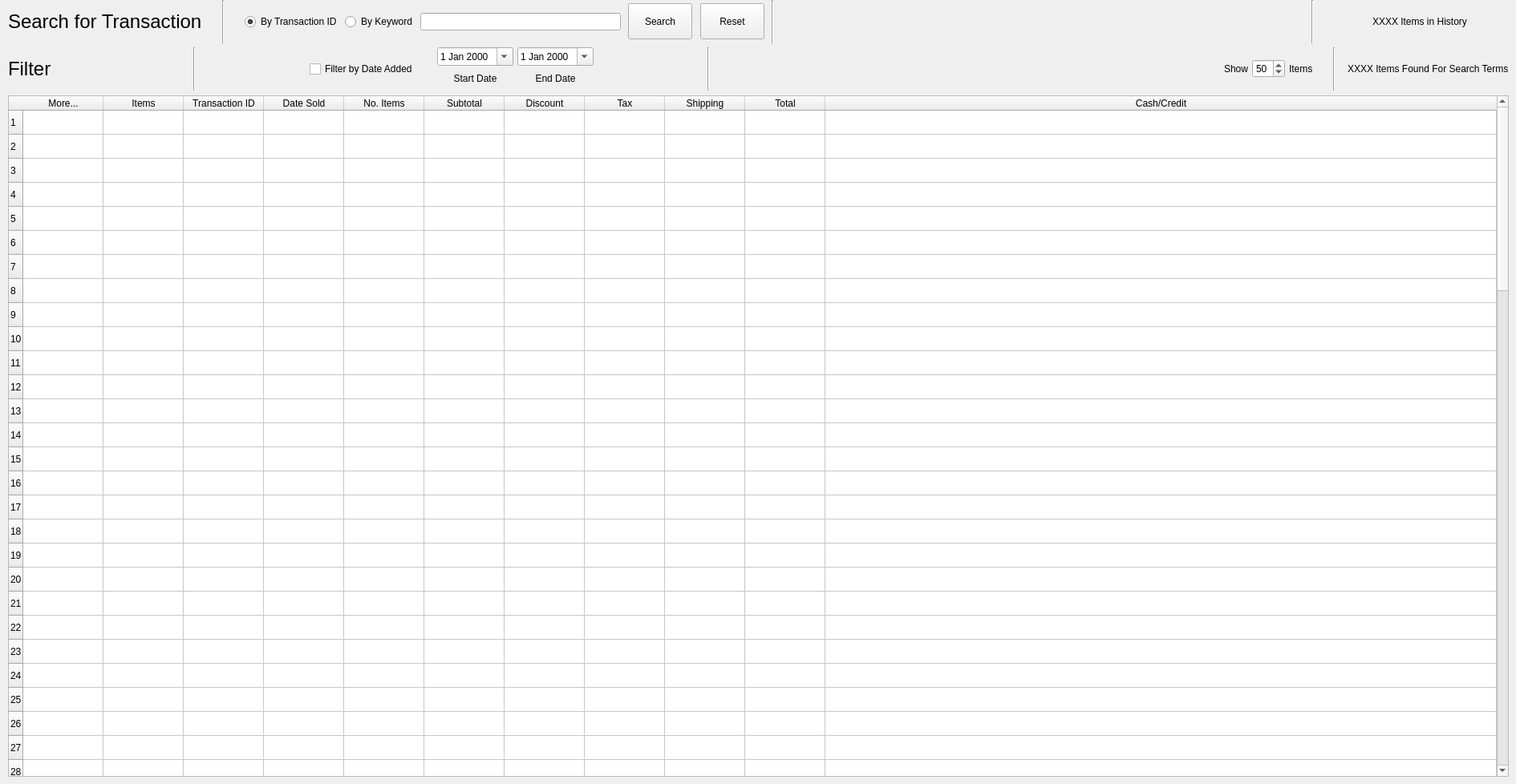
   <widget class="QWidget" name="transaction_history_tab">
    <attribute name="title">
     <string>Transaction History</string>
    </attribute>
    <widget class="QWidget" name="layoutWidget_2">
     <property name="geometry">
      <rect>
       <x>10</x>
       <y>0</y>
       <width>1871</width>
       <height>969</height>
      </rect>
     </property>
     <layout class="QVBoxLayout" name="verticalLayout_14">
      <item>
       <layout class="QVBoxLayout" name="verticalLayout_15">
        <property name="spacing">
         <number>5</number>
        </property>
        <item>
         <layout class="QHBoxLayout" name="horizontalLayout_18">
          <item>
           <widget class="QLabel" name="tab_five_search_item_label">
            <property name="sizePolicy">
             <sizepolicy hsizetype="Preferred" vsizetype="Minimum">
              <horstretch>0</horstretch>
              <verstretch>0</verstretch>
             </sizepolicy>
            </property>
            <property name="font">
             <font>
              <family>Lucida Grande</family>
              <pointsize>18</pointsize>
             </font>
            </property>
            <property name="text">
             <string>Search for Transaction</string>
            </property>
            <property name="scaledContents">
             <bool>false</bool>
            </property>
           </widget>
          </item>
          <item>
           <spacer name="horizontalSpacer_54">
            <property name="orientation">
             <enum>Qt::Horizontal</enum>
            </property>
            <property name="sizeType">
             <enum>QSizePolicy::Minimum</enum>
            </property>
            <property name="sizeHint" stdset="0">
             <size>
              <width>20</width>
              <height>20</height>
             </size>
            </property>
           </spacer>
          </item>
          <item>
           <widget class="Line" name="add_item_vert_line_15">
            <property name="sizePolicy">
             <sizepolicy hsizetype="Fixed" vsizetype="Preferred">
              <horstretch>0</horstretch>
              <verstretch>0</verstretch>
             </sizepolicy>
            </property>
            <property name="minimumSize">
             <size>
              <width>0</width>
              <height>15</height>
             </size>
            </property>
            <property name="orientation">
             <enum>Qt::Vertical</enum>
            </property>
           </widget>
          </item>
          <item>
           <spacer name="horizontalSpacer_69">
            <property name="orientation">
             <enum>Qt::Horizontal</enum>
            </property>
            <property name="sizeType">
             <enum>QSizePolicy::Minimum</enum>
            </property>
            <property name="sizeHint" stdset="0">
             <size>
              <width>20</width>
              <height>20</height>
             </size>
            </property>
           </spacer>
          </item>
          <item>
           <widget class="QRadioButton" name="tab_six_by_transaction_id">
            <property name="text">
             <string>By Transaction ID</string>
            </property>
            <property name="checked">
             <bool>true</bool>
            </property>
           </widget>
          </item>
          <item>
           <widget class="QRadioButton" name="tab_six_by_keyword_radio_button">
            <property name="text">
             <string>By Keyword</string>
            </property>
            <property name="checked">
             <bool>false</bool>
            </property>
           </widget>
          </item>
          <item>
           <spacer name="horizontalSpacer_61">
            <property name="orientation">
             <enum>Qt::Horizontal</enum>
            </property>
            <property name="sizeHint" stdset="0">
             <size>
              <width>28</width>
              <height>20</height>
             </size>
            </property>
           </spacer>
          </item>
          <item>
           <widget class="QLineEdit" name="tab_six_search_qline">
            <property name="sizePolicy">
             <sizepolicy hsizetype="Minimum" vsizetype="Fixed">
              <horstretch>0</horstretch>
              <verstretch>0</verstretch>
             </sizepolicy>
            </property>
            <property name="minimumSize">
             <size>
              <width>250</width>
              <height>0</height>
             </size>
            </property>
            <property name="text">
             <string/>
            </property>
           </widget>
          </item>
          <item>
           <spacer name="horizontalSpacer_62">
            <property name="orientation">
             <enum>Qt::Horizontal</enum>
            </property>
            <property name="sizeHint" stdset="0">
             <size>
              <width>40</width>
              <height>20</height>
             </size>
            </property>
           </spacer>
          </item>
          <item>
           <widget class="QPushButton" name="tab_six_search_button">
            <property name="minimumSize">
             <size>
              <width>0</width>
              <height>45</height>
             </size>
            </property>
            <property name="text">
             <string>Search</string>
            </property>
           </widget>
          </item>
          <item>
           <spacer name="horizontalSpacer_63">
            <property name="orientation">
             <enum>Qt::Horizontal</enum>
            </property>
            <property name="sizeHint" stdset="0">
             <size>
              <width>40</width>
              <height>20</height>
             </size>
            </property>
           </spacer>
          </item>
          <item>
           <widget class="QPushButton" name="tab_six_reset_button">
            <property name="minimumSize">
             <size>
              <width>0</width>
              <height>45</height>
             </size>
            </property>
            <property name="text">
             <string>Reset</string>
            </property>
           </widget>
          </item>
          <item>
           <spacer name="horizontalSpacer_64">
            <property name="orientation">
             <enum>Qt::Horizontal</enum>
            </property>
            <property name="sizeHint" stdset="0">
             <size>
              <width>40</width>
              <height>20</height>
             </size>
            </property>
           </spacer>
          </item>
          <item>
           <widget class="Line" name="add_item_vert_line_21">
            <property name="orientation">
             <enum>Qt::Vertical</enum>
            </property>
           </widget>
          </item>
          <item>
           <spacer name="horizontalSpacer_65">
            <property name="orientation">
             <enum>Qt::Horizontal</enum>
            </property>
            <property name="sizeHint" stdset="0">
             <size>
              <width>700</width>
              <height>20</height>
             </size>
            </property>
           </spacer>
          </item>
          <item>
           <widget class="Line" name="add_item_vert_line_22">
            <property name="orientation">
             <enum>Qt::Vertical</enum>
            </property>
           </widget>
          </item>
          <item>
           <spacer name="horizontalSpacer_66">
            <property name="orientation">
             <enum>Qt::Horizontal</enum>
            </property>
            <property name="sizeType">
             <enum>QSizePolicy::Minimum</enum>
            </property>
            <property name="sizeHint" stdset="0">
             <size>
              <width>68</width>
              <height>20</height>
             </size>
            </property>
           </spacer>
          </item>
          <item>
           <widget class="QLabel" name="tab_six_trans_in_history">
            <property name="sizePolicy">
             <sizepolicy hsizetype="Minimum" vsizetype="Minimum">
              <horstretch>0</horstretch>
              <verstretch>0</verstretch>
             </sizepolicy>
            </property>
            <property name="minimumSize">
             <size>
              <width>170</width>
              <height>0</height>
             </size>
            </property>
            <property name="text">
             <string>XXXX Items in History</string>
            </property>
           </widget>
          </item>
         </layout>
        </item>
        <item>
         <layout class="QHBoxLayout" name="horizontalLayout_21">
          <property name="spacing">
           <number>-1</number>
          </property>
          <item>
           <widget class="QLabel" name="tab_four_filter_label_2">
            <property name="font">
             <font>
              <family>Lucida Grande</family>
              <pointsize>18</pointsize>
             </font>
            </property>
            <property name="text">
             <string>Filter</string>
            </property>
            <property name="scaledContents">
             <bool>false</bool>
            </property>
           </widget>
          </item>
          <item>
           <spacer name="horizontalSpacer_67">
            <property name="orientation">
             <enum>Qt::Horizontal</enum>
            </property>
            <property name="sizeType">
             <enum>QSizePolicy::Minimum</enum>
            </property>
            <property name="sizeHint" stdset="0">
             <size>
              <width>172</width>
              <height>20</height>
             </size>
            </property>
           </spacer>
          </item>
          <item>
           <widget class="Line" name="add_item_vert_line_23">
            <property name="orientation">
             <enum>Qt::Vertical</enum>
            </property>
           </widget>
          </item>
          <item>
           <spacer name="horizontalSpacer_68">
            <property name="orientation">
             <enum>Qt::Horizontal</enum>
            </property>
            <property name="sizeType">
             <enum>QSizePolicy::Minimum</enum>
            </property>
            <property name="sizeHint" stdset="0">
             <size>
              <width>137</width>
              <height>20</height>
             </size>
            </property>
           </spacer>
          </item>
          <item>
           <widget class="QCheckBox" name="tab_six_filter_by_date_checkbox">
            <property name="text">
             <string>Filter by Date Added</string>
            </property>
           </widget>
          </item>
          <item>
           <spacer name="horizontalSpacer_100">
            <property name="orientation">
             <enum>Qt::Horizontal</enum>
            </property>
            <property name="sizeType">
             <enum>QSizePolicy::Minimum</enum>
            </property>
            <property name="sizeHint" stdset="0">
             <size>
              <width>20</width>
              <height>20</height>
             </size>
            </property>
           </spacer>
          </item>
          <item>
           <layout class="QVBoxLayout" name="verticalLayout_16">
            <property name="spacing">
             <number>0</number>
            </property>
            <property name="sizeConstraint">
             <enum>QLayout::SetFixedSize</enum>
            </property>
            <item>
             <widget class="QDateEdit" name="tab_six_start_date">
              <property name="calendarPopup">
               <bool>true</bool>
              </property>
             </widget>
            </item>
            <item>
             <widget class="QLabel" name="label_9">
              <property name="sizePolicy">
               <sizepolicy hsizetype="Preferred" vsizetype="Minimum">
                <horstretch>0</horstretch>
                <verstretch>0</verstretch>
               </sizepolicy>
              </property>
              <property name="minimumSize">
               <size>
                <width>0</width>
                <height>20</height>
               </size>
              </property>
              <property name="text">
               <string>Start Date</string>
              </property>
              <property name="alignment">
               <set>Qt::AlignCenter</set>
              </property>
             </widget>
            </item>
           </layout>
          </item>
          <item>
           <layout class="QVBoxLayout" name="verticalLayout_17">
            <property name="spacing">
             <number>0</number>
            </property>
            <property name="sizeConstraint">
             <enum>QLayout::SetFixedSize</enum>
            </property>
            <item>
             <widget class="QDateEdit" name="tab_six_end_date">
              <property name="calendarPopup">
               <bool>true</bool>
              </property>
             </widget>
            </item>
            <item>
             <widget class="QLabel" name="label_10">
              <property name="sizePolicy">
               <sizepolicy hsizetype="Preferred" vsizetype="Minimum">
                <horstretch>0</horstretch>
                <verstretch>0</verstretch>
               </sizepolicy>
              </property>
              <property name="minimumSize">
               <size>
                <width>0</width>
                <height>20</height>
               </size>
              </property>
              <property name="text">
               <string>End Date</string>
              </property>
              <property name="alignment">
               <set>Qt::AlignCenter</set>
              </property>
             </widget>
            </item>
           </layout>
          </item>
          <item>
           <spacer name="horizontalSpacer_101">
            <property name="orientation">
             <enum>Qt::Horizontal</enum>
            </property>
            <property name="sizeType">
             <enum>QSizePolicy::Minimum</enum>
            </property>
            <property name="sizeHint" stdset="0">
             <size>
              <width>137</width>
              <height>20</height>
             </size>
            </property>
           </spacer>
          </item>
          <item>
           <widget class="Line" name="add_item_vert_line_45">
            <property name="orientation">
             <enum>Qt::Vertical</enum>
            </property>
           </widget>
          </item>
          <item>
           <spacer name="horizontalSpacer_105">
            <property name="orientation">
             <enum>Qt::Horizontal</enum>
            </property>
            <property name="sizeType">
             <enum>QSizePolicy::Expanding</enum>
            </property>
            <property name="sizeHint" stdset="0">
             <size>
              <width>28</width>
              <height>20</height>
             </size>
            </property>
           </spacer>
          </item>
          <item>
           <widget class="QLabel" name="label_11">
            <property name="text">
             <string>Show</string>
            </property>
           </widget>
          </item>
          <item>
           <widget class="QSpinBox" name="tab_six_num_displayed_spin_box">
            <property name="correctionMode">
             <enum>QAbstractSpinBox::CorrectToNearestValue</enum>
            </property>
            <property name="minimum">
             <number>10</number>
            </property>
            <property name="maximum">
             <number>99</number>
            </property>
            <property name="singleStep">
             <number>10</number>
            </property>
            <property name="value">
             <number>50</number>
            </property>
           </widget>
          </item>
          <item>
           <widget class="QLabel" name="label_12">
            <property name="text">
             <string>Items</string>
            </property>
           </widget>
          </item>
          <item>
           <spacer name="horizontalSpacer_106">
            <property name="orientation">
             <enum>Qt::Horizontal</enum>
            </property>
            <property name="sizeType">
             <enum>QSizePolicy::Minimum</enum>
            </property>
            <property name="sizeHint" stdset="0">
             <size>
              <width>20</width>
              <height>20</height>
             </size>
            </property>
           </spacer>
          </item>
          <item>
           <widget class="Line" name="add_item_vert_line_47">
            <property name="orientation">
             <enum>Qt::Vertical</enum>
            </property>
           </widget>
          </item>
          <item>
           <spacer name="horizontalSpacer_107">
            <property name="orientation">
             <enum>Qt::Horizontal</enum>
            </property>
            <property name="sizeType">
             <enum>QSizePolicy::Minimum</enum>
            </property>
            <property name="sizeHint" stdset="0">
             <size>
              <width>10</width>
              <height>20</height>
             </size>
            </property>
           </spacer>
          </item>
          <item>
           <widget class="QLabel" name="tab_six_trans_for_search_terms">
            <property name="sizePolicy">
             <sizepolicy hsizetype="Minimum" vsizetype="Preferred">
              <horstretch>0</horstretch>
              <verstretch>0</verstretch>
             </sizepolicy>
            </property>
            <property name="minimumSize">
             <size>
              <width>170</width>
              <height>0</height>
             </size>
            </property>
            <property name="text">
             <string>XXXX Items Found For Search Terms</string>
            </property>
           </widget>
          </item>
         </layout>
        </item>
       </layout>
      </item>
      <item>
       <widget class="QTableWidget" name="tab_six_results_table">
        <property name="sizePolicy">
         <sizepolicy hsizetype="Minimum" vsizetype="Minimum">
          <horstretch>0</horstretch>
          <verstretch>0</verstretch>
         </sizepolicy>
        </property>
        <property name="minimumSize">
         <size>
          <width>1850</width>
          <height>850</height>
         </size>
        </property>
        <property name="selectionMode">
         <enum>QAbstractItemView::ExtendedSelection</enum>
        </property>
        <property name="selectionBehavior">
         <enum>QAbstractItemView::SelectRows</enum>
        </property>
        <property name="sortingEnabled">
         <bool>false</bool>
        </property>
        <attribute name="horizontalHeaderCascadingSectionResizes">
         <bool>false</bool>
        </attribute>
        <attribute name="horizontalHeaderDefaultSectionSize">
         <number>100</number>
        </attribute>
        <attribute name="horizontalHeaderShowSortIndicator" stdset="0">
         <bool>false</bool>
        </attribute>
        <attribute name="horizontalHeaderStretchLastSection">
         <bool>true</bool>
        </attribute>
        <row>
         <property name="text">
          <string>1</string>
         </property>
        </row>
        <row>
         <property name="text">
          <string>2</string>
         </property>
        </row>
        <row>
         <property name="text">
          <string>3</string>
         </property>
        </row>
        <row>
         <property name="text">
          <string>4</string>
         </property>
        </row>
        <row>
         <property name="text">
          <string>5</string>
         </property>
        </row>
        <row>
         <property name="text">
          <string>6</string>
         </property>
        </row>
        <row>
         <property name="text">
          <string>7</string>
         </property>
        </row>
        <row>
         <property name="text">
          <string>8</string>
         </property>
        </row>
        <row>
         <property name="text">
          <string>9</string>
         </property>
        </row>
        <row>
         <property name="text">
          <string>10</string>
         </property>
        </row>
        <row>
         <property name="text">
          <string>11</string>
         </property>
        </row>
        <row>
         <property name="text">
          <string>12</string>
         </property>
        </row>
        <row>
         <property name="text">
          <string>13</string>
         </property>
        </row>
        <row>
         <property name="text">
          <string>14</string>
         </property>
        </row>
        <row>
         <property name="text">
          <string>15</string>
         </property>
        </row>
        <row>
         <property name="text">
          <string>16</string>
         </property>
        </row>
        <row>
         <property name="text">
          <string>17</string>
         </property>
        </row>
        <row>
         <property name="text">
          <string>18</string>
         </property>
        </row>
        <row>
         <property name="text">
          <string>19</string>
         </property>
        </row>
        <row>
         <property name="text">
          <string>20</string>
         </property>
        </row>
        <row>
         <property name="text">
          <string>21</string>
         </property>
        </row>
        <row>
         <property name="text">
          <string>22</string>
         </property>
        </row>
        <row>
         <property name="text">
          <string>23</string>
         </property>
        </row>
        <row>
         <property name="text">
          <string>24</string>
         </property>
        </row>
        <row>
         <property name="text">
          <string>25</string>
         </property>
        </row>
        <row>
         <property name="text">
          <string>26</string>
         </property>
        </row>
        <row>
         <property name="text">
          <string>27</string>
         </property>
        </row>
        <row>
         <property name="text">
          <string>28</string>
         </property>
        </row>
        <row>
         <property name="text">
          <string>29</string>
         </property>
        </row>
        <row>
         <property name="text">
          <string>30</string>
         </property>
        </row>
        <row>
         <property name="text">
          <string>31</string>
         </property>
        </row>
        <row>
         <property name="text">
          <string>32</string>
         </property>
        </row>
        <row>
         <property name="text">
          <string>33</string>
         </property>
        </row>
        <row>
         <property name="text">
          <string>34</string>
         </property>
        </row>
        <row>
         <property name="text">
          <string>35</string>
         </property>
        </row>
        <row>
         <property name="text">
          <string>36</string>
         </property>
        </row>
        <row>
         <property name="text">
          <string>37</string>
         </property>
        </row>
        <row>
         <property name="text">
          <string>38</string>
         </property>
        </row>
        <row>
         <property name="text">
          <string>39</string>
         </property>
        </row>
        <row>
         <property name="text">
          <string>40</string>
         </property>
        </row>
        <row>
         <property name="text">
          <string>41</string>
         </property>
        </row>
        <row>
         <property name="text">
          <string>42</string>
         </property>
        </row>
        <row>
         <property name="text">
          <string>43</string>
         </property>
        </row>
        <row>
         <property name="text">
          <string>44</string>
         </property>
        </row>
        <row>
         <property name="text">
          <string>45</string>
         </property>
        </row>
        <row>
         <property name="text">
          <string>46</string>
         </property>
        </row>
        <row>
         <property name="text">
          <string>47</string>
         </property>
        </row>
        <row>
         <property name="text">
          <string>48</string>
         </property>
        </row>
        <row>
         <property name="text">
          <string>49</string>
         </property>
        </row>
        <row>
         <property name="text">
          <string>50</string>
         </property>
        </row>
        <row>
         <property name="text">
          <string>51</string>
         </property>
        </row>
        <row>
         <property name="text">
          <string>52</string>
         </property>
        </row>
        <row>
         <property name="text">
          <string>53</string>
         </property>
        </row>
        <row>
         <property name="text">
          <string>55</string>
         </property>
        </row>
        <row>
         <property name="text">
          <string>56</string>
         </property>
        </row>
        <row>
         <property name="text">
          <string>57</string>
         </property>
        </row>
        <row>
         <property name="text">
          <string>58</string>
         </property>
        </row>
        <row>
         <property name="text">
          <string>59</string>
         </property>
        </row>
        <row>
         <property name="text">
          <string>60</string>
         </property>
        </row>
        <row>
         <property name="text">
          <string>61</string>
         </property>
        </row>
        <row>
         <property name="text">
          <string>62</string>
         </property>
        </row>
        <row>
         <property name="text">
          <string>63</string>
         </property>
        </row>
        <row>
         <property name="text">
          <string>64</string>
         </property>
        </row>
        <row>
         <property name="text">
          <string>65</string>
         </property>
        </row>
        <row>
         <property name="text">
          <string>66</string>
         </property>
        </row>
        <row>
         <property name="text">
          <string>67</string>
         </property>
        </row>
        <row>
         <property name="text">
          <string>68</string>
         </property>
        </row>
        <row>
         <property name="text">
          <string>69</string>
         </property>
        </row>
        <row>
         <property name="text">
          <string>70</string>
         </property>
        </row>
        <row>
         <property name="text">
          <string>71</string>
         </property>
        </row>
        <row>
         <property name="text">
          <string>72</string>
         </property>
        </row>
        <row>
         <property name="text">
          <string>73</string>
         </property>
        </row>
        <row>
         <property name="text">
          <string>74</string>
         </property>
        </row>
        <row>
         <property name="text">
          <string>75</string>
         </property>
        </row>
        <row>
         <property name="text">
          <string>76</string>
         </property>
        </row>
        <row>
         <property name="text">
          <string>77</string>
         </property>
        </row>
        <row>
         <property name="text">
          <string>78</string>
         </property>
        </row>
        <row>
         <property name="text">
          <string>79</string>
         </property>
        </row>
        <row>
         <property name="text">
          <string>80</string>
         </property>
        </row>
        <row>
         <property name="text">
          <string>81</string>
         </property>
        </row>
        <row>
         <property name="text">
          <string>82</string>
         </property>
        </row>
        <row>
         <property name="text">
          <string>83</string>
         </property>
        </row>
        <row>
         <property name="text">
          <string>84</string>
         </property>
        </row>
        <row>
         <property name="text">
          <string>85</string>
         </property>
        </row>
        <row>
         <property name="text">
          <string>86</string>
         </property>
        </row>
        <row>
         <property name="text">
          <string>87</string>
         </property>
        </row>
        <row>
         <property name="text">
          <string>88</string>
         </property>
        </row>
        <row>
         <property name="text">
          <string>90</string>
         </property>
        </row>
        <row>
         <property name="text">
          <string>91</string>
         </property>
        </row>
        <row>
         <property name="text">
          <string>92</string>
         </property>
        </row>
        <row>
         <property name="text">
          <string>93</string>
         </property>
        </row>
        <row>
         <property name="text">
          <string>94</string>
         </property>
        </row>
        <row>
         <property name="text">
          <string>95</string>
         </property>
        </row>
        <row>
         <property name="text">
          <string>96</string>
         </property>
        </row>
        <row>
         <property name="text">
          <string>97</string>
         </property>
        </row>
        <row>
         <property name="text">
          <string>98</string>
         </property>
        </row>
        <row>
         <property name="text">
          <string>99</string>
         </property>
        </row>
        <column>
         <property name="text">
          <string>More...</string>
         </property>
        </column>
        <column>
         <property name="text">
          <string>Items</string>
         </property>
        </column>
        <column>
         <property name="text">
          <string>Transaction ID</string>
         </property>
        </column>
        <column>
         <property name="text">
          <string>Date Sold</string>
         </property>
        </column>
        <column>
         <property name="text">
          <string>No. Items</string>
         </property>
        </column>
        <column>
         <property name="text">
          <string>Subtotal</string>
         </property>
        </column>
        <column>
         <property name="text">
          <string>Discount</string>
         </property>
        </column>
        <column>
         <property name="text">
          <string>Tax</string>
         </property>
        </column>
        <column>
         <property name="text">
          <string>Shipping</string>
         </property>
        </column>
        <column>
         <property name="text">
          <string>Total</string>
         </property>
        </column>
        <column>
         <property name="text">
          <string>Cash/Credit</string>
         </property>
        </column>
       </widget>
      </item>
     </layout>
    </widget>
   </widget>
